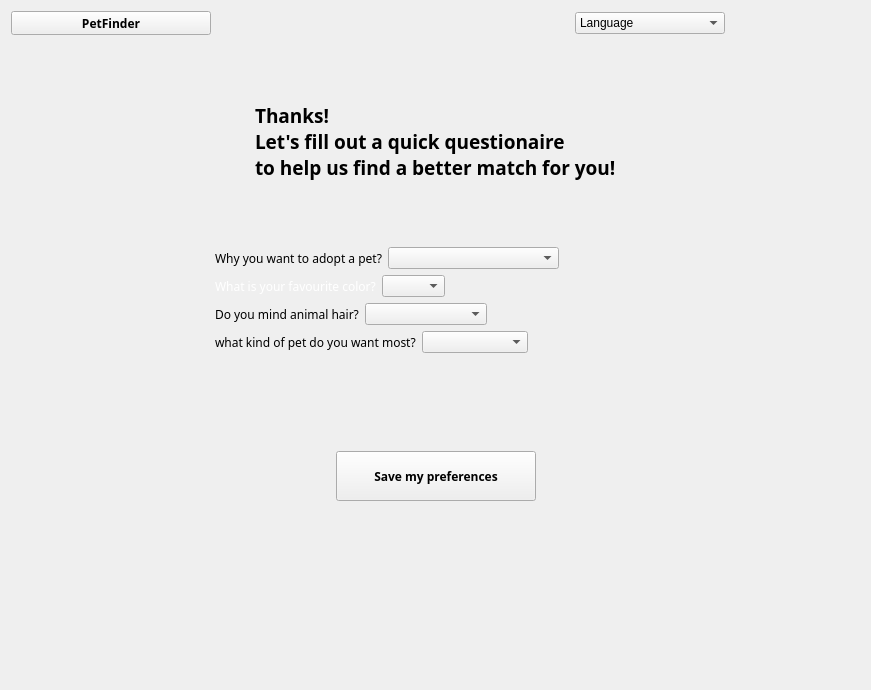
<?xml version="1.0" encoding="UTF-8"?>
<ui version="4.0">
 <class>mypreference</class>
 <widget class="QWidget" name="mypreference">
  <property name="geometry">
   <rect>
    <x>0</x>
    <y>0</y>
    <width>871</width>
    <height>690</height>
   </rect>
  </property>
  <property name="windowTitle">
   <string>Form</string>
  </property>
  <layout class="QVBoxLayout" name="verticalLayout_4">
   <item>
    <layout class="QVBoxLayout" name="verticalLayout_3">
     <item>
      <layout class="QHBoxLayout" name="horizontalLayout_12">
       <item>
        <layout class="QHBoxLayout" name="horizontalLayout_11">
         <item>
          <widget class="QToolButton" name="toolButton_home">
           <property name="minimumSize">
            <size>
             <width>200</width>
             <height>0</height>
            </size>
           </property>
           <property name="maximumSize">
            <size>
             <width>200</width>
             <height>50</height>
            </size>
           </property>
           <property name="font">
            <font>
             <family>Adobe Gothic Std</family>
             <weight>75</weight>
             <bold>true</bold>
            </font>
           </property>
           <property name="text">
            <string>PetFinder</string>
           </property>
           <property name="icon">
            <iconset resource="../project/Resources.qrc">
             <normaloff>:/imgs/CommunityIcons_home.png</normaloff>:/imgs/CommunityIcons_home.png</iconset>
           </property>
           <property name="iconSize">
            <size>
             <width>50</width>
             <height>50</height>
            </size>
           </property>
           <property name="toolButtonStyle">
            <enum>Qt::ToolButtonTextBesideIcon</enum>
           </property>
          </widget>
         </item>
         <item>
          <spacer name="horizontalSpacer_9">
           <property name="orientation">
            <enum>Qt::Horizontal</enum>
           </property>
           <property name="sizeHint" stdset="0">
            <size>
             <width>40</width>
             <height>20</height>
            </size>
           </property>
          </spacer>
         </item>
        </layout>
       </item>
       <item>
        <layout class="QHBoxLayout" name="horizontalLayout_8">
         <item>
          <spacer name="horizontalSpacer_14">
           <property name="orientation">
            <enum>Qt::Horizontal</enum>
           </property>
           <property name="sizeHint" stdset="0">
            <size>
             <width>40</width>
             <height>20</height>
            </size>
           </property>
          </spacer>
         </item>
         <item>
          <widget class="QComboBox" name="comboBox_Language">
           <property name="minimumSize">
            <size>
             <width>150</width>
             <height>20</height>
            </size>
           </property>
           <property name="maximumSize">
            <size>
             <width>150</width>
             <height>16777215</height>
            </size>
           </property>
           <item>
            <property name="text">
             <string>Language</string>
            </property>
           </item>
           <item>
            <property name="text">
             <string>English</string>
            </property>
           </item>
           <item>
            <property name="text">
             <string>Spanish</string>
            </property>
           </item>
          </widget>
         </item>
         <item>
          <spacer name="horizontalSpacer_15">
           <property name="orientation">
            <enum>Qt::Horizontal</enum>
           </property>
           <property name="sizeHint" stdset="0">
            <size>
             <width>40</width>
             <height>20</height>
            </size>
           </property>
          </spacer>
         </item>
        </layout>
       </item>
      </layout>
     </item>
     <item>
      <layout class="QHBoxLayout" name="horizontalLayout_10">
       <item>
        <spacer name="horizontalSpacer_10">
         <property name="orientation">
          <enum>Qt::Horizontal</enum>
         </property>
         <property name="sizeHint" stdset="0">
          <size>
           <width>40</width>
           <height>20</height>
          </size>
         </property>
        </spacer>
       </item>
       <item>
        <layout class="QVBoxLayout" name="verticalLayout_2">
         <item>
          <layout class="QHBoxLayout" name="horizontalLayout_9">
           <item>
            <spacer name="horizontalSpacer_11">
             <property name="orientation">
              <enum>Qt::Horizontal</enum>
             </property>
             <property name="sizeHint" stdset="0">
              <size>
               <width>40</width>
               <height>20</height>
              </size>
             </property>
            </spacer>
           </item>
           <item>
            <widget class="QLabel" name="label_bottomspace">
             <property name="minimumSize">
              <size>
               <width>0</width>
               <height>200</height>
              </size>
             </property>
             <property name="font">
              <font>
               <family>Adobe Gothic Std</family>
               <pointsize>14</pointsize>
               <weight>75</weight>
               <bold>true</bold>
              </font>
             </property>
             <property name="text">
              <string>Thanks!
Let's fill out a quick questionaire
to help us find a better match for you!</string>
             </property>
            </widget>
           </item>
           <item>
            <spacer name="horizontalSpacer_12">
             <property name="orientation">
              <enum>Qt::Horizontal</enum>
             </property>
             <property name="sizeHint" stdset="0">
              <size>
               <width>40</width>
               <height>20</height>
              </size>
             </property>
            </spacer>
           </item>
          </layout>
         </item>
         <item>
          <layout class="QVBoxLayout" name="verticalLayout">
           <item>
            <layout class="QHBoxLayout" name="horizontalLayout">
             <item>
              <widget class="QLabel" name="label_6">
               <property name="font">
                <font>
                 <family>黑体</family>
                 <weight>50</weight>
                 <bold>false</bold>
                </font>
               </property>
               <property name="text">
                <string>Why you want to adopt a pet?</string>
               </property>
              </widget>
             </item>
             <item>
              <widget class="QComboBox" name="comboBox_1">
               <item>
                <property name="text">
                 <string/>
                </property>
               </item>
               <item>
                <property name="text">
                 <string>I want some accompany</string>
                </property>
               </item>
               <item>
                <property name="text">
                 <string>I want to play with animals</string>
                </property>
               </item>
               <item>
                <property name="text">
                 <string>I am not sure</string>
                </property>
               </item>
              </widget>
             </item>
             <item>
              <spacer name="horizontalSpacer">
               <property name="orientation">
                <enum>Qt::Horizontal</enum>
               </property>
               <property name="sizeHint" stdset="0">
                <size>
                 <width>40</width>
                 <height>20</height>
                </size>
               </property>
              </spacer>
             </item>
            </layout>
           </item>
           <item>
            <layout class="QHBoxLayout" name="horizontalLayout_2">
             <item>
              <widget class="QLabel" name="label">
               <property name="font">
                <font>
                 <family>黑体</family>
                 <weight>50</weight>
                 <bold>false</bold>
                </font>
               </property>
               <property name="styleSheet">
                <string notr="true">background color:rgb(255, 170, 0);
color:rgb(255, 255, 255);
border:none</string>
               </property>
               <property name="text">
                <string>What is your favourite color?</string>
               </property>
              </widget>
             </item>
             <item>
              <widget class="QComboBox" name="comboBox_2">
               <item>
                <property name="text">
                 <string/>
                </property>
               </item>
               <item>
                <property name="text">
                 <string>white</string>
                </property>
               </item>
               <item>
                <property name="text">
                 <string>grey</string>
                </property>
               </item>
               <item>
                <property name="text">
                 <string>black</string>
                </property>
               </item>
               <item>
                <property name="text">
                 <string>brown</string>
                </property>
               </item>
              </widget>
             </item>
             <item>
              <spacer name="horizontalSpacer_2">
               <property name="orientation">
                <enum>Qt::Horizontal</enum>
               </property>
               <property name="sizeHint" stdset="0">
                <size>
                 <width>40</width>
                 <height>20</height>
                </size>
               </property>
              </spacer>
             </item>
            </layout>
           </item>
           <item>
            <layout class="QHBoxLayout" name="horizontalLayout_3">
             <item>
              <widget class="QLabel" name="label_2">
               <property name="font">
                <font>
                 <family>黑体</family>
                 <weight>50</weight>
                 <bold>false</bold>
                </font>
               </property>
               <property name="text">
                <string>Do you mind animal hair?</string>
               </property>
              </widget>
             </item>
             <item>
              <widget class="QComboBox" name="comboBox_3">
               <item>
                <property name="text">
                 <string/>
                </property>
               </item>
               <item>
                <property name="text">
                 <string>Yes!</string>
                </property>
               </item>
               <item>
                <property name="text">
                 <string>No, not at all.</string>
                </property>
               </item>
               <item>
                <property name="text">
                 <string>To some degree.</string>
                </property>
               </item>
              </widget>
             </item>
             <item>
              <spacer name="horizontalSpacer_3">
               <property name="orientation">
                <enum>Qt::Horizontal</enum>
               </property>
               <property name="sizeHint" stdset="0">
                <size>
                 <width>40</width>
                 <height>20</height>
                </size>
               </property>
              </spacer>
             </item>
            </layout>
           </item>
           <item>
            <layout class="QHBoxLayout" name="horizontalLayout_4">
             <item>
              <widget class="QLabel" name="label_7">
               <property name="font">
                <font>
                 <family>黑体</family>
                 <weight>50</weight>
                 <bold>false</bold>
                </font>
               </property>
               <property name="text">
                <string>what kind of pet do you want most?</string>
               </property>
              </widget>
             </item>
             <item>
              <widget class="QComboBox" name="comboBox_4">
               <item>
                <property name="text">
                 <string/>
                </property>
               </item>
               <item>
                <property name="text">
                 <string>mini &amp; cute</string>
                </property>
               </item>
               <item>
                <property name="text">
                 <string>big &amp; strong</string>
                </property>
               </item>
               <item>
                <property name="text">
                 <string>no preference</string>
                </property>
               </item>
              </widget>
             </item>
             <item>
              <spacer name="horizontalSpacer_4">
               <property name="orientation">
                <enum>Qt::Horizontal</enum>
               </property>
               <property name="sizeHint" stdset="0">
                <size>
                 <width>40</width>
                 <height>20</height>
                </size>
               </property>
              </spacer>
             </item>
            </layout>
           </item>
           <item>
            <layout class="QHBoxLayout" name="horizontalLayout_5">
             <item>
              <widget class="QLabel" name="label_9">
               <property name="font">
                <font>
                 <family>黑体</family>
                 <weight>50</weight>
                 <bold>false</bold>
                </font>
               </property>
               <property name="text">
                <string/>
               </property>
              </widget>
             </item>
             <item>
              <spacer name="horizontalSpacer_5">
               <property name="orientation">
                <enum>Qt::Horizontal</enum>
               </property>
               <property name="sizeHint" stdset="0">
                <size>
                 <width>40</width>
                 <height>20</height>
                </size>
               </property>
              </spacer>
             </item>
            </layout>
           </item>
           <item>
            <layout class="QHBoxLayout" name="horizontalLayout_6">
             <item>
              <widget class="QLabel" name="label_8">
               <property name="font">
                <font>
                 <family>黑体</family>
                 <weight>50</weight>
                 <bold>false</bold>
                </font>
               </property>
               <property name="text">
                <string/>
               </property>
              </widget>
             </item>
             <item>
              <spacer name="horizontalSpacer_6">
               <property name="orientation">
                <enum>Qt::Horizontal</enum>
               </property>
               <property name="sizeHint" stdset="0">
                <size>
                 <width>40</width>
                 <height>20</height>
                </size>
               </property>
              </spacer>
             </item>
            </layout>
           </item>
           <item>
            <spacer name="verticalSpacer_3">
             <property name="orientation">
              <enum>Qt::Vertical</enum>
             </property>
             <property name="sizeHint" stdset="0">
              <size>
               <width>20</width>
               <height>40</height>
              </size>
             </property>
            </spacer>
           </item>
           <item>
            <layout class="QHBoxLayout" name="horizontalLayout_7">
             <item>
              <spacer name="horizontalSpacer_8">
               <property name="orientation">
                <enum>Qt::Horizontal</enum>
               </property>
               <property name="sizeHint" stdset="0">
                <size>
                 <width>40</width>
                 <height>20</height>
                </size>
               </property>
              </spacer>
             </item>
             <item>
              <widget class="QPushButton" name="pushButton_Search">
               <property name="minimumSize">
                <size>
                 <width>200</width>
                 <height>50</height>
                </size>
               </property>
               <property name="font">
                <font>
                 <family>Adobe Gothic Std</family>
                 <pointsize>9</pointsize>
                 <weight>75</weight>
                 <bold>true</bold>
                </font>
               </property>
               <property name="text">
                <string>Save my preferences</string>
               </property>
              </widget>
             </item>
             <item>
              <spacer name="horizontalSpacer_7">
               <property name="orientation">
                <enum>Qt::Horizontal</enum>
               </property>
               <property name="sizeHint" stdset="0">
                <size>
                 <width>40</width>
                 <height>20</height>
                </size>
               </property>
              </spacer>
             </item>
            </layout>
           </item>
          </layout>
         </item>
         <item>
          <spacer name="verticalSpacer_5">
           <property name="orientation">
            <enum>Qt::Vertical</enum>
           </property>
           <property name="sizeHint" stdset="0">
            <size>
             <width>20</width>
             <height>40</height>
            </size>
           </property>
          </spacer>
         </item>
         <item>
          <widget class="QLabel" name="label_3">
           <property name="minimumSize">
            <size>
             <width>0</width>
             <height>50</height>
            </size>
           </property>
           <property name="text">
            <string/>
           </property>
          </widget>
         </item>
        </layout>
       </item>
       <item>
        <spacer name="horizontalSpacer_13">
         <property name="orientation">
          <enum>Qt::Horizontal</enum>
         </property>
         <property name="sizeHint" stdset="0">
          <size>
           <width>40</width>
           <height>20</height>
          </size>
         </property>
        </spacer>
       </item>
      </layout>
     </item>
    </layout>
   </item>
  </layout>
 </widget>
 <resources>
  <include location="../project/Resources.qrc"/>
 </resources>
 <connections/>
</ui>
